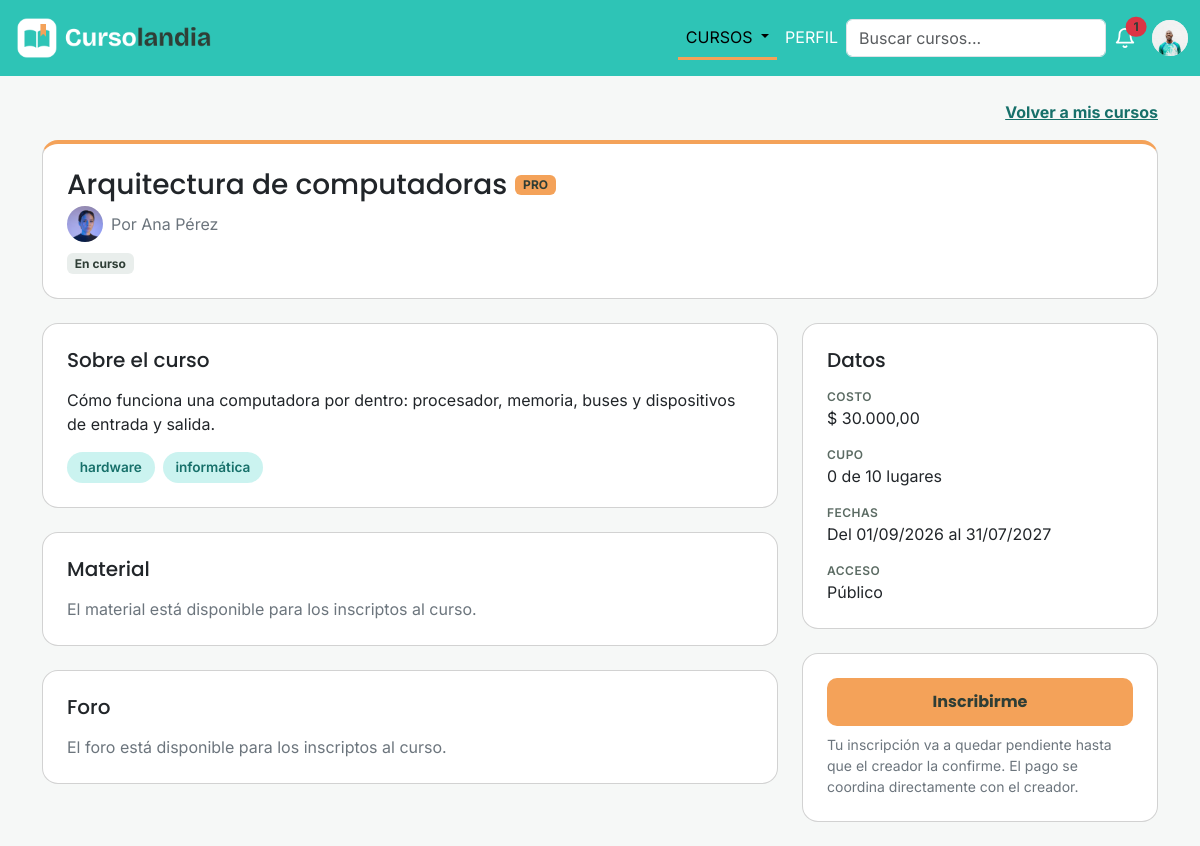
Page /vistas/curso.php?id=3 (signed in) on the committed database.
### tables this page shows
CREATE TABLE curso (
    id_curso      INT UNSIGNED NOT NULL AUTO_INCREMENT,
    titulo        VARCHAR(100) NOT NULL,
    descripcion   TEXT NOT NULL,
    costo         DECIMAL(10,2) NULL,
    cupo          INT UNSIGNED NULL,
    fecha_inicio  DATE NOT NULL,
    fecha_fin     DATE NOT NULL,
    tipo_acceso   ENUM('publico','privado') NOT NULL DEFAULT 'publico',
    id_creador    INT UNSIGNED NOT NULL,
    PRIMARY KEY (id_curso),
    CONSTRAINT chk_curso_costo  CHECK (costo > 0),
    CONSTRAINT chk_curso_cupo   CHECK (cupo > 0),
    CONSTRAINT chk_curso_fechas CHECK (fecha_fin >= fecha_inicio),
    CONSTRAINT fk_curso_creador FOREIGN KEY (id_creador)
        REFERENCES usuario (id_usuario)
        ON UPDATE CASCADE
        ON DELETE RESTRICT
);

CREATE TABLE usuario (
    id_usuario        INT UNSIGNED NOT NULL COMMENT 'DNI del usuario',
    nombre            VARCHAR(50)  NOT NULL,
    apellido          VARCHAR(50)  NOT NULL,
    email             VARCHAR(100) NOT NULL UNIQUE,
    contrasenia       VARCHAR(255) NOT NULL,
    fecha_nacimiento  DATE NOT NULL,
    telefono          VARCHAR(20)  NULL,
    antecedentes      TEXT NULL,
    imagen_principal  VARCHAR(255) NOT NULL DEFAULT 'img/avatar-default.png',
    tipo_plan         ENUM('gratuito','pro') NOT NULL DEFAULT 'gratuito',
    fecha_venc_pro    DATE NULL,
    PRIMARY KEY (id_usuario),
    CONSTRAINT chk_usuario_dni CHECK (id_usuario BETWEEN 1000000 AND 99999999),
    CONSTRAINT chk_usuario_pro CHECK (tipo_plan = 'gratuito' OR fecha_venc_pro IS NOT NULL)
);

CREATE TABLE etiqueta (
    id_etiqueta  INT UNSIGNED NOT NULL AUTO_INCREMENT,
    nombre       VARCHAR(30)  NOT NULL,
    PRIMARY KEY (id_etiqueta),
    CONSTRAINT uq_etiqueta_nombre UNIQUE (nombre)
);

### vistas/curso.php (the view, shortened to what the rows shown need)
<?php
require_once __DIR__ . '/../controles/ControlCurso.php';
require_once __DIR__ . '/../controles/ControlEtiqueta.php';
require_once __DIR__ . '/../controles/ControlInscripcion.php';
require_once __DIR__ . '/../includes/avatar.php';
$idCurso = (int) ($_GET['id'] ?? 0);
$controlCurso = new ControlCurso($conexion);
$curso = $controlCurso->buscarPorId($idCurso);
$controlEtiqueta = new ControlEtiqueta($conexion);
$etiquetas = $controlEtiqueta->obtenerEtiquetasDeCurso($curso->getId());
$controlInscripcion = new ControlInscripcion($conexion);
$inscriptos = $controlInscripcion->contarInscriptos($curso->getId());
$creador = $curso->getCreador();
$hoy = date('Y-m-d');
if ($curso->esGratuito()) {
    $precio = 'Gratis';
} else {
    $precio = '$ ' . number_format($curso->getCosto(), 2, ',', '.');
}
if ($curso->getCupo() === null) {
    $cupo = 'Sin límite';
} else {
        $cupo = $inscriptos . ' de ' . $curso->getCupo() . ' lugares';
}
if ($curso->estaActivo()) {
    $estado = 'En curso';
} elseif ($curso->getFechaInicio() > $hoy) {
    $estado = 'Empieza el ' . date('d/m/Y', strtotime($curso->getFechaInicio()));
} else {
    $estado = 'Terminado';
}
?>
<!DOCTYPE html>
<html lang="es">
<head>
    <link href="https://cdn.jsdelivr.net/npm/bootstrap@5.3.8/dist/css/bootstrap.min.css" rel="stylesheet">
    <link href="../css/styles.css" rel="stylesheet">
</head>
<body class="fondo-suave">
    <main class="container perfil my-4">
        <section class="card mb-4 <?php if ($curso->esDestacado()) { echo 'card-pro'; } else { echo 'curso'; } ?>">
            <div class="card-body p-4">
                <div class="d-flex flex-wrap align-items-center gap-2 mb-1">
                    <h1 class="h3 mb-0"><?= htmlspecialchars($curso->getTitulo()) ?></h1>
                    <?php if ($curso->esDestacado()): ?>
                        <span class="badge">PRO</span>
                    <?php endif; ?>
                </div>
               <div class="d-flex align-items-center gap-2 mb-2">
                    <?php mostrarAvatar($creador); ?>
                    <span class="text-secondary">Por <?= htmlspecialchars($creador->getNombre() . ' ' . $creador->getApellido()) ?></span>
                </div>
                <span class="badge badge-gratuito"><?= $estado ?></span>
            </div>
        </section>
        <div class="row g-4">
            <div class="col-lg-8 d-flex flex-column gap-4">
                <section class="card">
                    <div class="card-body p-4">
                        <h2 class="h5 mb-3">Sobre el curso</h2>
                        <p><?= nl2br(htmlspecialchars($curso->getDescripcion())) ?></p>
                        <?php if (count($etiquetas) > 0): ?>
                            <div class="d-flex flex-wrap gap-2">
                                <?php foreach ($etiquetas as $etiqueta): ?>
                                    <span class="chip"><?= htmlspecialchars($etiqueta->getNombre()) ?></span>
                                <?php endforeach; ?>
                            </div>
                        <?php endif; ?>
                    </div>
                </section>
                <section class="card">
                    <div class="card-body p-4">
                        <h2 class="h5 mb-3">Material</h2>
                    </div>
                </section>
                <section class="card">
                    <div class="card-body p-4">
                        <h2 class="h5 mb-3">Foro</h2>
                    </div>
                </section>
            </div>
            <div class="col-lg-4 d-flex flex-column gap-4">
                <section class="card">
                    <div class="card-body p-4">
                        <h2 class="h5 mb-3">Datos</h2>
                        <dl class="mb-0">
                            <dt class="dato-titulo">Costo</dt>
                            <dd class="mb-3"><?= $precio ?></dd>
                            <dt class="dato-titulo">Cupo</dt>
                            <dd class="mb-3"><?= $cupo ?></dd>
                            <dt class="dato-titulo">Fechas</dt>
                            <dd class="mb-3">Del <?= date('d/m/Y', strtotime($curso->getFechaInicio())) ?> al <?= date('d/m/Y', strtotime($curso->getFechaFin())) ?></dd>
                            <dt class="dato-titulo">Acceso</dt>
                            <dd class="mb-0"><?php if ($curso->esPublico()) { echo 'Público'; } else { echo 'Privado'; } ?></dd>
                        </dl>
                    </div>
                </section>
            </div>
        </div>
    </main>
</body>
</html>

### includes/avatar.php
<?php
function mostrarAvatar(Usuario $persona, string $clase = 'avatar'): void
{
    if ($persona->tieneFoto()): ?>
        <img src="../<?= htmlspecialchars($persona->getImagen_principal()) ?>" alt="Foto de <?= htmlspecialchars($persona->getNombre()) ?>" class="<?= $clase ?>">
    <?php else: ?>
        <div class="<?= $clase ?>"><?= htmlspecialchars($persona->getIniciales()) ?></div>
    <?php endif;
}

### rows in the picture
curso: titulo "Arquitectura de computadoras", id_creador.imagen_principal (picture), id_creador.apellido "Ana Pérez", estado "En curso", descripcion "Cómo funciona una computadora por dentro: procesador, memoria, buses y dispositivos de entrada y salida.", costo "$ 30.000,00", fecha_inicio "01/09/2026", fecha_fin "31/07/2027"
etiqueta: nombre "hardware"
etiqueta: nombre "informática"

### other values in the picture
$notiSinLeer "1"
$cupo "0 de 10 lugares"
